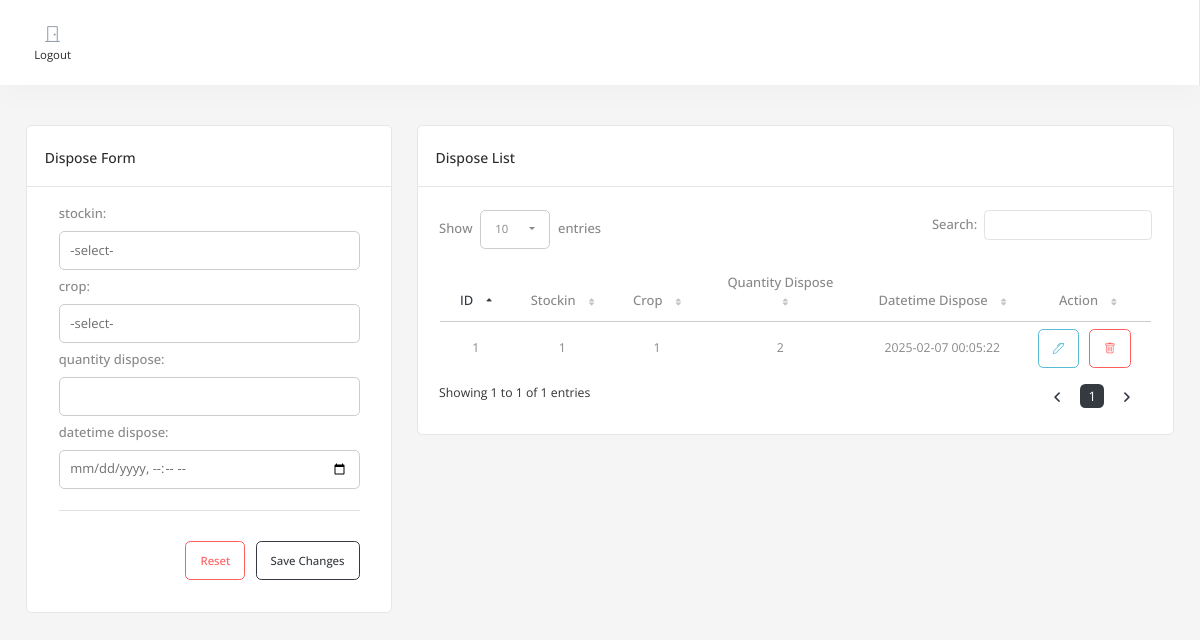
The page /dispose.php on the database its author committed.
### tables this page shows
CREATE TABLE `tbl_dispose` (
  `tbl_dispose_id` int(11) NOT NULL,
  `tbl_stockin_id` int(11) NOT NULL,
  `tbl_crop_id` int(11) NOT NULL,
  `quantity_dispose` int(11) NOT NULL,
  `datetime_dispose` datetime NOT NULL DEFAULT current_timestamp()
);

CREATE TABLE `tbl_crop` (
  `tbl_crop_id` int(11) NOT NULL,
  `crop_name` text NOT NULL,
  `tbl_category_id` int(11) NOT NULL
);

### class/method.php (called while the page is built, shortened)
<?php
class method
{
    function __construct()
    {
        $servername = "localhost";
        $username = "root";
        $password = "";
        $database = "db_agrikulture";
        try {
            $conn = new PDO(
                "mysql:host=$servername;dbname=$database",
                $username,
                $password
            );
            $conn->setAttribute(PDO::ATTR_ERRMODE, PDO::ERRMODE_EXCEPTION);
            $this->conn = $conn;
        } catch (PDOException $e) {
            echo "Connection failed: " . $e->getMessage();
            die;
        }
    }
    function selectRaw()
    {
        $sql = $this->sql;
        $stmt = $this->conn->prepare($sql);
        $stmt->execute();
        return $stmt->fetchAll(PDO::FETCH_ASSOC);
    }
}
$m = new method();

### dispose.php (the view, shortened to what this page needs)
<?php
include "layout/header.php";
?>
<div class='container-fluid'><div class='row mt-3'>
    <div class="col-lg-4 col-sm-12 mb-3">
        <div class="">
            <div class="">
<div class="card">
    <div class="card-header">
        <div>
            <h4 class="card-title">dispose Form</h4>
        </div>
    </div>
    <div class="card-body">
        <div class="basic-form ps-3 pe-3 pb-3">
            <form method="post" action="functions/post.php" class="form-valide-with-icon needs-validation" novalidate id="frm-row" enctype="multipart/form-data">
                <div id="form-div-dispose">
                    <div class="form-source">
                        <div class='row'>
                                                                <div class='col-md-12 form-group '>
                                        <div class='row mb-2'>
                                            <label for='dispose-tbl_stockin_id' class="text-label form-label">stockin:</label>
                                            <div class=''>
                                                <select name='tbl_dispose-tbl_stockin_id[]' id='dispose-tbl_stockin_id' class='form-control editable ' required>
                                                    <option value=''>-select-</option>
<?php
$sql = "SELECT * FROM tbl_stockin";
$m->sql = $sql;
 ?>
                                                </select>
                                            </div>
                                        </div>
                                    </div>
                                                                    <div class='col-md-12 form-group '>
                                        <div class='row mb-2'>
                                            <label for='dispose-tbl_crop_id' class="text-label form-label">crop:</label>
                                            <div class=''>
                                                <select name='tbl_dispose-tbl_crop_id[]' id='dispose-tbl_crop_id' class='form-control editable ' required>
                                                    <option value=''>-select-</option>
<?php
$sql = "SELECT * FROM tbl_crop";
$m->sql = $sql;
 ?>
                                                </select>
                                            </div>
                                        </div>
                                    </div>
                                                                    <div class='col-md-12 form-group '>
                                        <div class='row mb-2'>
                                            <label for='dispose-quantity_dispose' class="text-label form-label">quantity dispose:</label>
                                            <div class=''>
                                                <input type='number' name='tbl_dispose-quantity_dispose[]' id='dispose-quantity_dispose' class='form-control editable ' value='' required>
                                            </div>
                                        </div>
                                    </div>
                                                                    <div class='col-md-12 form-group '>
                                        <div class='row mb-2'>
                                            <label for='dispose-datetime_dispose' class="text-label form-label">datetime dispose:</label>
                                            <div class=''>
                                                <input type='datetime-local' name='tbl_dispose-datetime_dispose[]' id='dispose-datetime_dispose' class='form-control editable ' value='' required>
                                            </div>
                                        </div>
                                    </div>
                                                        </div>
                    </div>
                </div>
                <div class='row'>
                    <div class='col-12 text-end add-btns'>
                        <hr style="margin-bottom: 30px">
                        <button type='reset' class='btn btn-outline-danger me-2'>Reset</button>
                        <button type='submit' class='btn btn-outline-primary'>Save Changes</button>
                    </div>
                </div>
            </form>
        </div>
    </div>
</div>
            </div>
        </div>
    </div>
        <div class="col-lg-8 mb-3">
            <div class="row">
                <div class="col-lg-12">
                    <div class="card dz-card">
                        <div class="card-header flex-wrap">
                            <div>
                                <h4 class="card-title">dispose List</h4>
                            </div>
                        </div>
                        <div class="tab-content">
                            <div class="tab-pane fade show active p-4">
<?php
$sql = "SELECT * FROM tbl_dispose  LEFT JOIN tbl_stockin ON tbl_stockin.tbl_stockin_id=tbl_dispose.tbl_stockin_id LEFT JOIN tbl_crop ON tbl_crop.tbl_crop_id=tbl_dispose.tbl_crop_id";
$m->sql = $sql;
$record = $m->selectRaw();
?>
<div class="table-responsive">
    <table id="datatable-dispose" class="dt-table display table" style="width: calc(100% - 2px)">
        <thead>
            <tr class='text-center'>
                                    <td class='text-center'>
                        <label class='mb-0'>ID</label>
                    </td>
                                    <td class='text-center'>
                        <label class='mb-0'>Stockin</label>
                    </td>
                                    <td class='text-center'>
                        <label class='mb-0'>Crop</label>
                    </td>
                                    <td class='text-center'>
                        <label class='mb-0'>Quantity Dispose</label>
                    </td>
                                    <td class='text-center'>
                        <label class='mb-0'>Datetime Dispose</label>
                    </td>
                                                    <td class=" text-center">
                        <label class='mb-0'>Action</label>
                    </td>
                            </tr>
        </thead>
        <tbody>
<?php
foreach($record as $k => $r)
{
extract($r);
?>
                <tr>
                                                                                            <td class="text-center">
<?= $tbl_dispose_id; ?></td>
                                                                                            <td class="text-center">
<?= $tbl_crop_id; ?></td>
                                                                                            <td class="text-center">
<?= $tbl_crop_id; ?></td>
                                                                                            <td class="text-center">
<?= $quantity_dispose; ?></td>
                                                                                            <td class="text-center">
<?= $datetime_dispose; ?></td>
                                                                <td class="text-center ">
<button type="button" class="btn btn-outline-info btn-action me-2" onclick="editInfo(<?= $k ?>)"><i class="bi bi-pen"></i></button>
<button type="button" class="btn btn-outline-danger btn-action me-2" onclick="deleteInfo('tbl_dispose','tbl_dispose_id',<?=  $tbl_dispose_id;  ?>)"><i class="bi bi-trash"></i></button>
</td>
                                    </tr>
<?php
}
?>
        </tbody>
    </table>
</div>                            </div>
                        </div>
                    </div>
                </div>
            </div>
        </div>
</div></div>
<?php
include "layout/footer.php";
?>

### layout/header.php (style rules this page uses)
.dt-table tbody tr td.sorting_1 span, .dt-table thead tr td.sorting_asc label, .dt-table thead tr td.sorting_desc label, table.dataTable thead td.sorting_asc:after, table.dataTable thead td.sorting_desc:after { color: var(--primary) !important; }

### rows shown on the page
tbl_dispose: tbl_dispose_id "1", tbl_crop.tbl_crop_id "1", quantity_dispose "2", datetime_dispose "2025-02-07 00:05:22"
